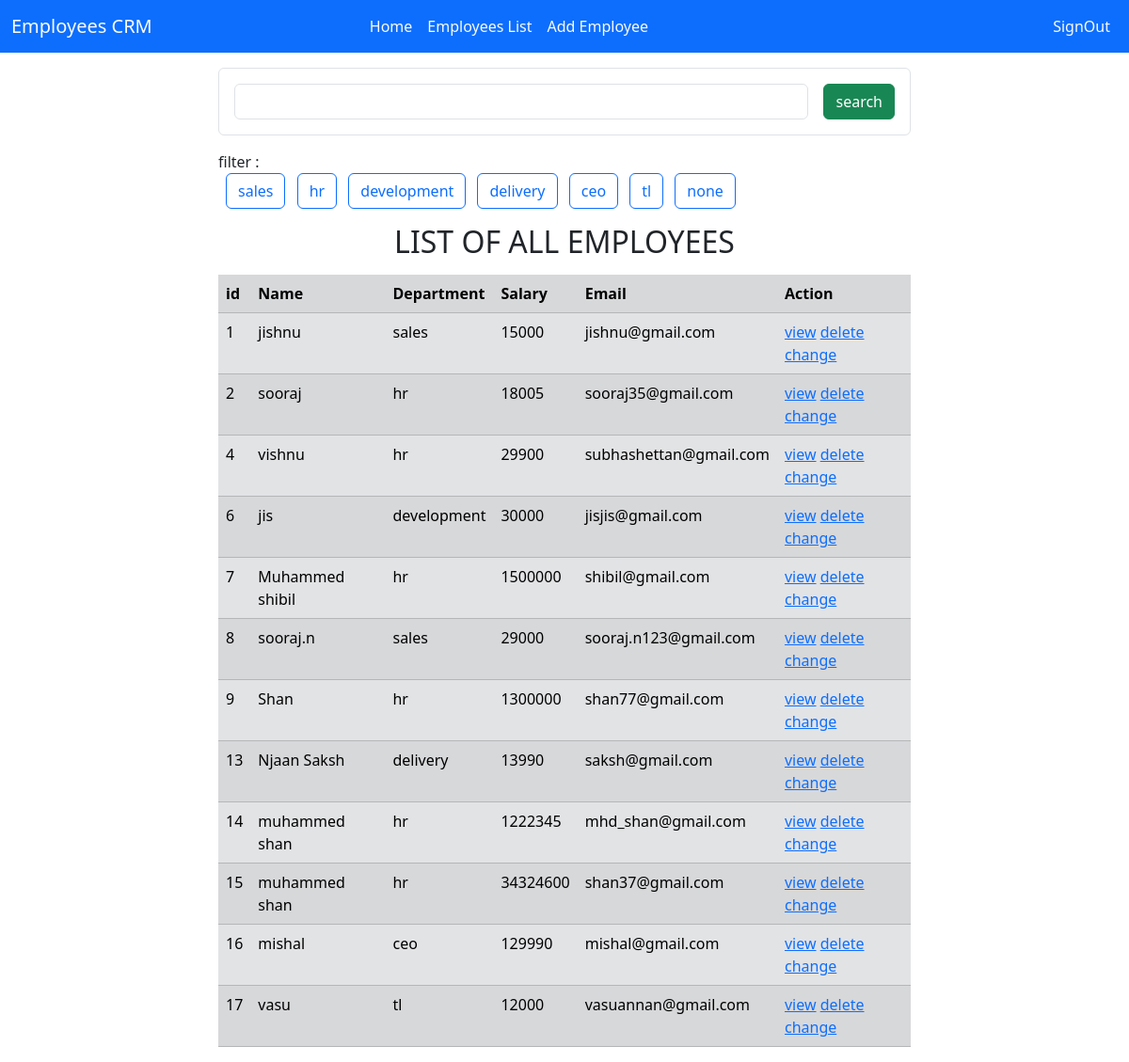
Page /employees/all/ (signed in) on the committed database.
### crm/models.py (models this page shows, shortened)
class Employees(models.Model):
    name=models.CharField(max_length=200)
    department=models.CharField(max_length=200)
    salary=models.PositiveIntegerField()
    email=models.EmailField(unique=True)
    age=models.PositiveIntegerField()
    contact=models.CharField(max_length=10,null=True)
    image=models.ImageField(upload_to="images",null=True,blank=True)
    dob=models.DateField(null=True,blank=True)

### crm/views.py (the view, shortened to what this page needs)
# urls.py: path("employees/all/",views.EmployeeListView.as_view(),name="emp-all"),
@method_decorator(signin_required,name="dispatch")
class EmployeeListView(View):
    def get(self,request,*args,**kwargs):
            qs=Employees.objects.all()
            departments=Employees.objects.all().values_list("department",flat=True).distinct()
            if "department" in request.GET:
                dept=request.GET.get("department")
                qs=qs.filter(department__iexact=dept)
            return render(request,"emp_all.html",{"data":qs,"departments":departments})

### crm/views.py (called while the page is built)
def signin_required(fn):
    def wrapper(request,*args,**kwargs):
        if not request.user.is_authenticated:
            messages.error(request,"please login to start session")
            return redirect("signin")
        else:
            return fn(request,*args,**kwargs)
    return wrapper

### crm/templates/emp_all.html (shortened to what this page needs)
{%extends 'base.html'%}
{%block body_block%}
<div class="container mt-3">
    <div class="row">
        <div class="col-2">
        </div>
        <div class="col-8">
            <div class="mb-3 border p-3 rounded">
                <form action="" method="post" class="d-flex">
                    <input type="text" name="box" class="form-control me-3">
                    <button type="submit" class="btn btn-success rounded">search</button>
                </form>
            </div>
            <div>
                filter :
                <div class="mb-3">
                    {%for dept in departments%}
                    <a href="{%url 'emp-all'%}?department={{dept}}" class="btn btn-outline-primary ms-2">{{dept}}</a>
                    {%endfor%}
                    <a href="{%url 'emp-all'%}" class="btn btn-outline-primary ms-2">none</a>
                </div>
            </div>
        </div>
        <div class="col-2"></div>
    </div>
</div>
<div class="container">
    <h2 class="text-center mb-3">LIST OF ALL EMPLOYEES</h2>
    <div class="row">
        <div class="col-2"></div>
        <div class="col-8">
            <table class="table table-striped table-secondary">
                <tr>
                    <th>id</th>
                    <th>Name</th>
                    <th>Department</th>
                    <th>Salary</th>
                    <th>Email</th>
                    <th>Action</th>
                </tr>
                {%for emp in data%}
                <tr>
                    <td>{{emp.id}}</td>
                    <td>{{emp.name}}</td>
                    <td>{{emp.department}}</td>
                    <td>{{emp.salary}}</td>
                    <td>{{emp.email}}</td>
                    <td>
                        <a href="{%url 'emp-details' emp.id%}">view</a>
                        <a href="{%url 'emp-remove' emp.id%}">delete</a>
                        <a href="{%url 'emp-edit' emp.id%}">change</a>
                    </td>
                </tr>
                {%endfor%}
            </table>
        </div>
        <div class="col-2"></div>
    </div>
</div>
{%endblock%}

### crm/templates/base.html (shortened to what this page needs)
<!DOCTYPE html>
<html lang="en">
<head>
    <link href="https://cdn.jsdelivr.net/npm/bootstrap@5.3.2/dist/css/bootstrap.min.css" rel="stylesheet">
</head>
<body>
    <nav class="navbar navbar-expand-lg bg-primary">
        <div class="container-fluid">
          <a class="navbar-brand text-light" href="#">Employees CRM</a>
          <div class="collapse navbar-collapse" id="navbarSupportedContent">
            <ul class="navbar-nav me-auto ms-auto mb-2 mb-lg-0">
              <li class="nav-item">
                <a class="nav-link active text-light" aria-current="page" href="#">Home</a>
              </li>
              <li class="nav-item">
                <a class="nav-link active text-light" aria-current="page" href="{%url 'emp-all'%}">Employees List</a>
              </li>
              <li class="nav-item">
                <a class="nav-link active text-light" aria-current="page" href="{%url 'emp-add'%}">Add Employee</a>
              </li>
            </ul>
            <ul class="navbar-nav  ms-auto mb-2 mb-lg-0">
              <li class="nav-item">
                <a class="nav-link active text-light" aria-current="page" href="{%url 'signout'%}">SignOut</a>
              </li>
            </ul>
          </div>
        </div>
      </nav>
      {%block body_block%}
      {%endblock%}
</body>
</html>

### rows in the picture
Employees: id "1", name "jishnu", department "sales", salary "15000", email "jishnu@gmail.com"
Employees: id "2", name "sooraj", department "hr", salary "18005", email "sooraj35@gmail.com"
Employees: id "4", name "vishnu", department "hr", salary "29900", email "subhashettan@gmail.com"
Employees: id "6", name "jis", department "development", salary "30000", email "jisjis@gmail.com"
Employees: id "7", name "Muhammed shibil", department "hr", salary "1500000", email "shibil@gmail.com"
Employees: id "8", name "sooraj.n", department "sales", salary "29000", email "sooraj.n123@gmail.com"
Employees: id "9", name "Shan", department "hr", salary "1300000", email "shan77@gmail.com"
Employees: id "13", name "Njaan Saksh", department "delivery", salary "13990", email "saksh@gmail.com"
Employees: id "14", name "muhammed shan", department "hr", salary "1222345", email "mhd_shan@gmail.com"
Employees: id "15", name "muhammed shan", department "hr", salary "34324600", email "shan37@gmail.com"
Employees: id "16", name "mishal", department "ceo", salary "129990", email "mishal@gmail.com"
Employees: id "17", name "vasu", department "tl", salary "12000", email "vasuannan@gmail.com"

### other values in the picture
{{ dept }} "sales" "hr" "development" "delivery" "ceo" "tl"
